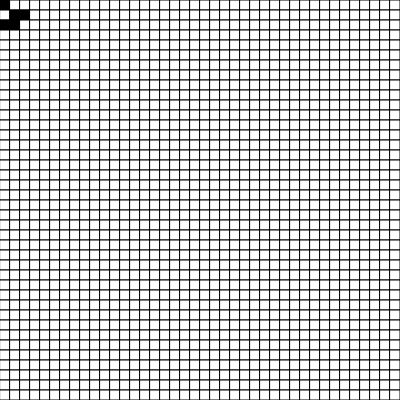
Frame 1 (no input)
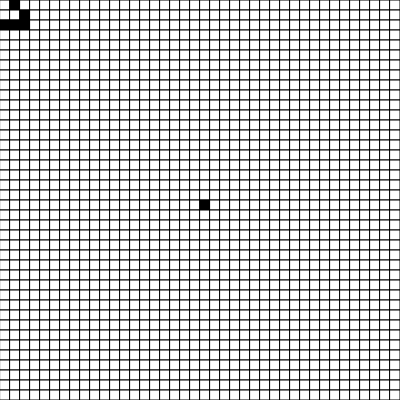
Frame 2 (the mouse pressed at the canvas centre, redrawn once)

The p5.js sketch that drew these frames (run headless with seeded random() and noise() and a simulated clock; the mouse was pressed at the canvas centre and the sketch redrawn once):

// p5.js sketch
// ── sketch.js
/***********************************************************************
 * Author : Arthur Freeman | Date : 18/02/2020                         *
 * JavaScript implementation of Conway's game of life using p5.js.     *
 * board is a matrix of Cells, every cell has a status and a position. *
 * Alive === true, dead === false.                                     *
 * Every cell gets updated based on previous saved copy of the board,  *
 * this is obtained via copyMatrix().                                  *
 ***********************************************************************/ 
const size = 10;
const canvasWidth = 400;
const canvasHeight = 400;
const n = canvasWidth / size;
const m = canvasHeight / size;
let board = [];
let living = false;

class Cell {
    constructor(status, position) {
        this.status = status;
        this.position = position;
    }
}

function setup() {
    createCanvas(canvasWidth, canvasHeight);
    frameRate(10);
    noLoop();
    initialiseBoard();
}

function initialiseBoard() {
    //initialise matrix.
    for(let i=0; i < m; i++) {
        board[i] = new Array(n);
    }
    //fill matrix of cells.
    for(let i=0; i < m; i++) {
        for(let j=0; j < n; j++) {
            board[i][j] = new Cell(false, [i*size, j*size]);
        }
    }
    
    //glider configuration.
    board[0][0].status = true;
    board[0][2].status = true;
    board[1][1].status = true;
    board[1][2].status = true;
    board[2][1].status = true;
    
    isLiving = false;
    noLoop();
}

function start() {
    isLiving = true;
    loop();
}

function mousePressed() {
    if ( !(mouseX < 0 || mouseY < 0 || mouseY > canvasHeight || mouseX > canvasWidth || isLiving) ) {
        let color = get(mouseX, mouseY);
        let x = mouseX; 
        let y = mouseY;
        x = floor(x / size);
        y = floor(y / size);
        board[x][y].status = true;
        if (color[0] === 0 && color[1] === 0 && color[2] === 0) {
            fill('white');
            board[x][y].status = false;
        } else {            
            fill('black');
        }
        rect(board[x][y].position[0], board[x][y].position[1], size, size);
    }
}

function updateCell(i, j, previousBoard) {
    let count = 0;
    for(let k=-1; k < 2; k++) {
        for(let p=-1; p < 2; p++) {
            if( !(i + k < 0 || j + p < 0 || j + p >= n || i + k >= m) ) {
                if(k != 0 || p != 0) {         
                    if(previousBoard[i+k][j+p].status === true) {
                        count++;
                    }
                }
            }
        }
    }
    if((previousBoard[i][j].status === true) && (count < 2 || count > 3)) {
        board[i][j].status = false;        
    } else if((count === 3) && (previousBoard[i][j].status === false)) { 
        board[i][j].status = true;
        
    } else if((previousBoard[i][j].status === true) && (count === 2 || count === 3)) {
        board[i][j].status = true;
    }
}

function copyMatrix() {
    let newMatrix = [];
    for(let i=0; i < m; i++) {
        newMatrix[i] = [];
        for(let j=0; j < n; j++) {
            newMatrix[i][j] = new Cell(board[i][j].status, board[i][j].position);
        }
    }
    return newMatrix;
}

function draw() {
    background(220);
    for(let i=0; i < m; i++) {
        for(let j=0; j < n; j++) {
            if (board[i][j].status === true) {
                fill('black');
            } else {
                fill('white');
            }
            rect(board[i][j].position[0], board[i][j].position[1], size, size);
        }
    }
    
    let previousBoard = copyMatrix();
    
    for(let i=0; i < m; i++) {
        for(let j=0; j < n; j++) {
            updateCell(i, j, previousBoard);
        }
    }
}
